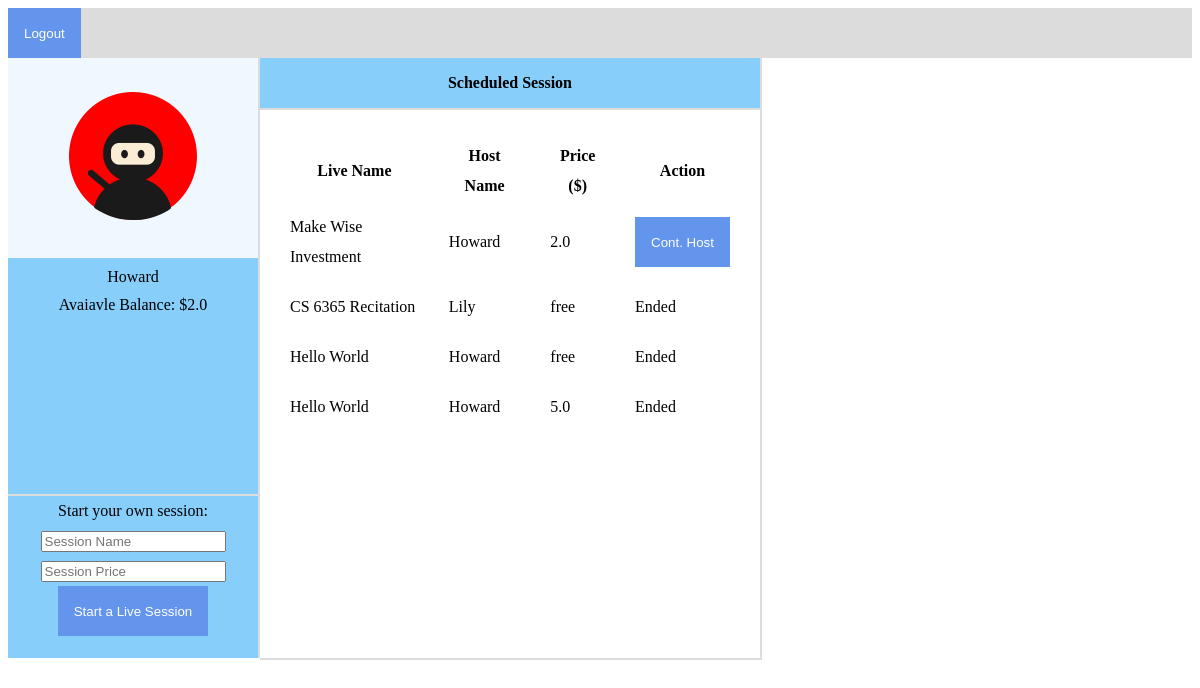
Page /home (signed in) on the committed database.
### tables this page shows
CREATE TABLE "users" (
	 "id" integer PRIMARY KEY AUTOINCREMENT,
	 "user_name" string NOT NULL,
	 "hashed_name_passwd" string NOT NULL,
	 "balance" real NOT NULL DEFAULT 0,
	 "nick_name" string NOT NULL
);

CREATE TABLE "live_general" (
	 "id" integer PRIMARY KEY AUTOINCREMENT,
	 "title" string NOT NULL,
	 "host_id" integer NOT NULL,
	 "has_end" integer NOT NULL DEFAULT 0,
	 "price" real DEFAULT 0
);

### flaskr_view_controller.py (the view)
@app.route('/home', methods=['GET', 'POST'])
def go_to_home():
    if not session['logged_in']:
        return render_template('main.html')
    else:
        lives = live_model.get_live_sessions()
        for live in lives:
            live['has_joined'] = live_model.has_paid(session['user_id'], live['id'])
        user = user_model.get_user_info(session['user_id'])
        return render_template('home.html', user=user, lives=lives)

### dao.py (called while the page is built)
def connect_db(app):
    rv = sqlite3.connect(app.config['DATABASE'])
    rv.row_factory = sqlite3.Row
    return rv

def query_db(query, args=(), one=False):
    cur = g.db.execute(query, args)
    rv = [dict((cur.description[idx][0], value)
               for idx, value in enumerate(row)) for row in cur.fetchall()]
    return (rv[0] if rv else None) if one else rv

### flaskr_view_controller.py (called while the page is built)
@app.before_request
def before_request():
    g.db = dao.connect_db(app)

@app.teardown_request
def teardown_request(exception):
    if hasattr(g, 'db'):
        g.db.close()

### live_model.py (called while the page is built)
def get_live_sessions():
    res = []
    lives = dao.query_db('SELECT * FROM live_general')
    for live in lives:
        host = user_model.get_user_info(live['host_id'])
        live['host_name'] = host['nick_name']
        res.append(live)
    return res

def has_paid(uid, lid):
    count = dao.query_db('SELECT COUNT(id) FROM live_participants WHERE participant_id = ? AND live_id = ?',
                         [uid, lid], one=True)['COUNT(id)']
    if 0 == count:
        return False
    else:
        return True

### user_model.py (called while the page is built)
def get_user_info(uid):
    user = dao.query_db('SELECT * FROM users WHERE id = ?', [uid], True)
    return user

### templates/home.html (shortened to what this page needs)
<!DOCTYPE html>
<html lang="en">
<head>
    <link rel="stylesheet" type="text/css" href="{{ url_for('static', filename='style.css') }}">
</head>
<body>
    <div class="logoutArea">
        <div class="logout">
            <form class="logout" action="/logout" method="post">
                <input type="submit" value="Logout">
            </form>
        </div>
    </div>
    <div class="personalInfoArea">
        <div class="personalInfo">
            <div class="avatar">
                <img id="avatarPic" src="{{ url_for('static', filename='') }}avatar/{{ user.id }}.png">
            </div>
            <div class="otherInfo">
                <div class="info">
                    {{ user.nick_name }}
                </div>
                <div class="info">
                    Avaiavle Balance: ${{ user.balance }}
                </div>
            </div>
            <div class="registerLive">
                <form class="registerForm" action="/live" method="post">
                    Start your own session:
                    <input type="text" name="title" placeholder="Session Name" required="required">
                    <input type="number" name="price" placeholder="Session Price" required="required" min="0">
                    <input type="submit" value="Start a Live Session">
                </form>
            </div>
        </div>
    </div>
    <div class="liveListArea">
        <div class="liveListTitle">
            Scheduled Session
        </div>
        <div class="liveList">
            <table>
                <tr>
                    <th>Live Name</th>
                    <th>Host Name</th>
                    <th>Price ($)</th>
                    <th>Action</th>
                </tr>
                {% for live in lives %}
                    <tr>
                        <td>{{ live.title }}</td>
                        <td>{{ live.host_name }}</td>
                        <td>
                            {% if 0 == live.price %}
                                free
                            {% else %}
                                {{ live.price }}
                            {% endif %}
                        </td>
                        <td>
                            {% if 0 == live.has_end %}
                            <form class="liveDetails" action="/live" method="post"
                                  onsubmit="return checkValidation({{ live.has_joined }}, {{ live.price }}, {{ user.balance }})">
                                {% if live.host_id != session.user_id %}
                                    <input type="text" name="type" hidden="hidden" id="liveType1" value="false">
                                    <input type="submit" value="Join Session">
                                {% else %}
                                    <input type="submit" value="Cont. Host">
                                {% endif %}
                            </form>
                            {% else %}
                                <div>Ended</div>
                            {% endif %}
                        </td>
                    </tr>
                {% endfor %}
            </table>
        </div>
    </div>
</body>
</html>

### static/style.css (style rules this page uses)
.logoutArea { width:100%; height:50px; #margin-bottom:10px; background-color:Gainsboro; float: left; }
input[type=button], input[type=submit], input[type=reset] { background-color: CornflowerBlue ; border: none; color: white; padding: 16px 16px; height:50px; text-decoration: none; margin: 0px 0px; cursor: pointer; }
.avatar { background-color:AliceBlue; height: 200px; width:250px; text-align: center; display: table-cell; vertical-align: middle; }
.info { text-align: center; margin-top:10px; }
.registerLive { border-top: 2px solid Gainsboro; margin-top: 180px; text-align: center; line-height: 30px; }
.personalInfoArea { height:600px; width: 250px; display:inline-block; border-right: 2px solid Gainsboro; background-color:LightSkyBlue; float: left; }
.liveListArea { height:600px; width: 500px; display:inline-block; border-right: 2px solid Gainsboro; float: left; border-bottom: 2px solid Gainsboro; }
.liveListTitle { height: 50px; text-align: center; line-height: 50px; border-bottom: 2px solid Gainsboro; background-color:LightSkyBlue; font-weight: bold; }
.liveList { margin-top:30px; line-height: 30px; }
table { border-collapse: separate; border-spacing: 30px 0; }
td { padding: 10px 0; }

### rows in the picture
users: nick_name "Howard", balance "2.0", host_name "Howard" "Howard" "Howard"
live_general: title "Make Wise Investment", price "2.0"
live_general: title "CS 6365 Recitation"
users: host_name "Lily"
live_general: title "Hello World"
live_general: title "Hello World", price "5.0"
